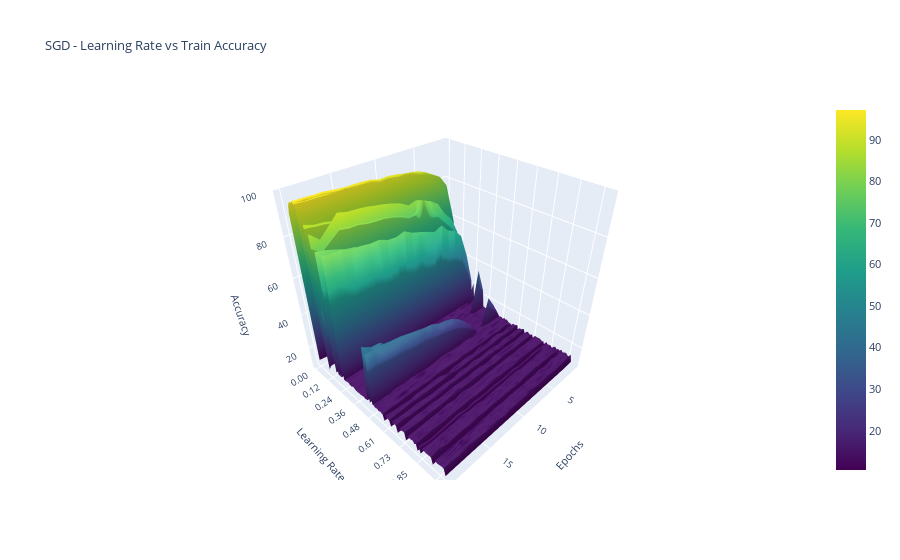
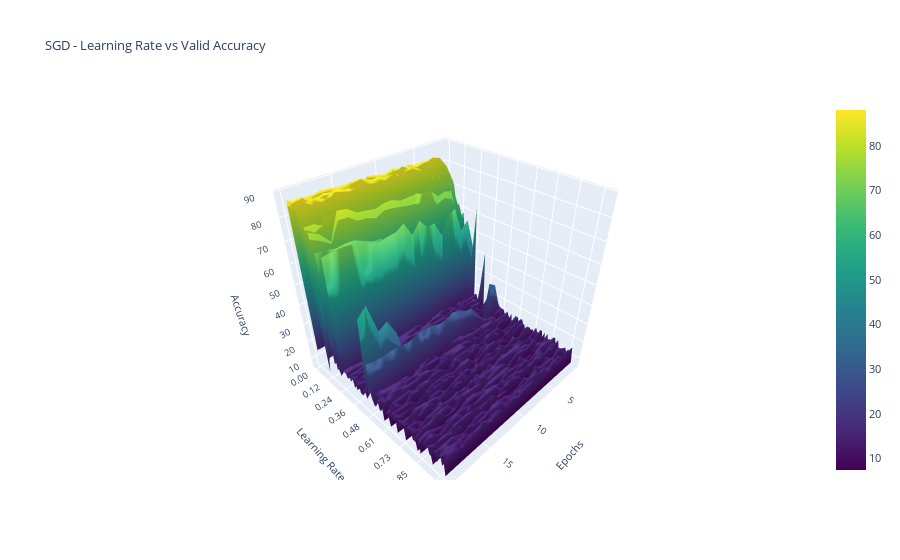
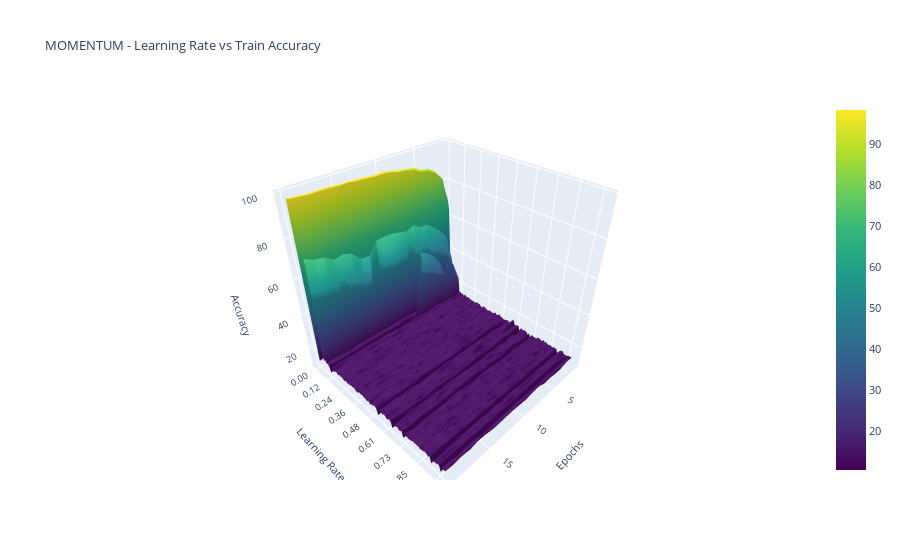
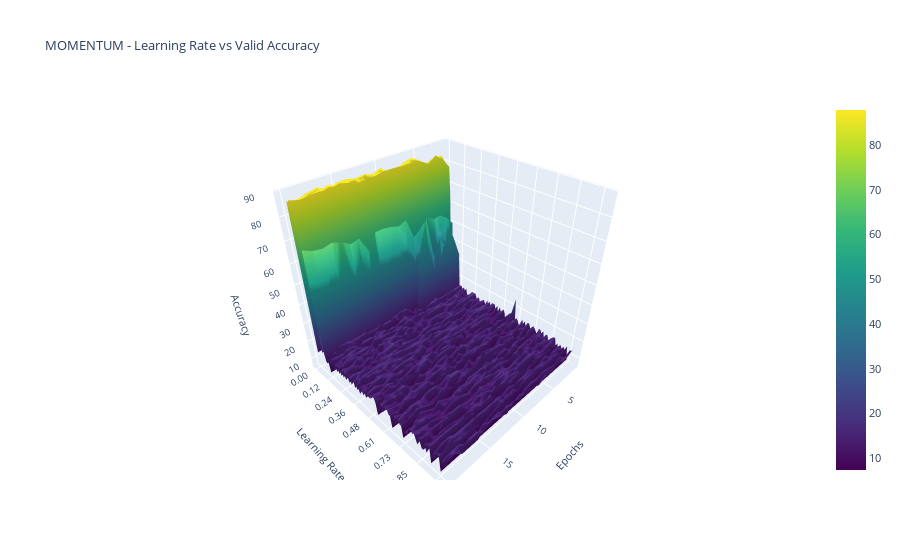

Here is the notebook cell these charts were saved with, in order:
### Code cell
import json
import numpy as np
import plotly.graph_objs as go

file_names = [
    "sgd_learningRate_ablation_train_accuracy.json",
    "sgd_learningRate_ablation_valid_accuracy.json",
    "momentum_learningRate_ablation_train_accuracy.json",
    "momentum_learningRate_ablation_valid_accuracy.json",
    "nag_learningRate_ablation_train_accuracy.json",
    "nag_learningRate_ablation_valid_accuracy.json",
    "rmsprop_learningRate_ablation_train_accuracy.json",
    "rmsprop_learningRate_ablation_valid_accuracy.json",
    "adaGrad_learningRate_ablation_train_accuracy.json",
    "adaGrad_learningRate_ablation_valid_accuracy.json",
    "adam_learningRate_ablation_train_accuracy.json",
    "adam_learningRate_ablation_valid_accuracy.json",
    "adamW_learningRate_ablation_train_accuracy.json",
    "adamW_learningRate_ablation_valid_accuracy.json",
    "lion_learningRate_ablation_train_accuracy.json",
    "lion_learningRate_ablation_valid_accuracy.json",
]

for file_name in file_names:
    with open(file_name, 'r') as file:
        data = json.load(file)

    # For the title, you can split the filename on "_" to get optimizer and metric
    title_info = file_name.split("_")
    optimizer = title_info[0]
    metric = title_info[-2]

    # Convert the accuracy data to a 2D NumPy array
    accuracy_data = np.array([values for lr, values in data.items()])

    # Create a 2D grid for X and Y (epochs and learning rates)
    epochs = np.arange(1, len(accuracy_data[0]) + 1)
    # learning_rates = np.array([float(lr) for lr in data.keys()])
    learning_rates = np.array([f"{float(lr):.2f}" for lr in data.keys()])
    learning_rates = np.array([(str(lr)) for lr in learning_rates])

    # Create a trace for the 3D surface plot
    trace = go.Surface(x=epochs, y=learning_rates, z=accuracy_data, colorscale='Viridis')

    # Define a common font size
    font_size = 10.5

    # Create a layout for the plot with adjusted font sizes
    layout = go.Layout(
        scene=dict(
            xaxis=dict(
                title='Epochs',
                titlefont=dict(size=font_size),
                tickfont=dict(size=font_size)
            ),
            yaxis=dict(
                title='Learning Rate',
                titlefont=dict(size=font_size),
                tickfont=dict(size=font_size)
            ),
            zaxis=dict(
                title='Accuracy',
                titlefont=dict(size=font_size),
                tickfont=dict(size=font_size)
            ),
        ),
        title=f'{optimizer.upper()} - Learning Rate vs {metric.capitalize()} Accuracy',
        titlefont=dict(size=font_size + 2),  # Slightly larger font for the main title
        font=dict(size=font_size)  # This sets the font size for other text elements like legend
    )

    # Create a figure and add the trace with the layout
    fig = go.Figure(data=[trace], layout=layout)

    # Display the interactive plot
    fig.show()

### Figure 1 — Plotly figure (JSON) as saved in the notebook; plotly's stock layout.template omitted (floating-point values rounded to 4 significant figures; data arrays with more than 128 entries replaced by an {"elided": "..."} marker saying what was removed)
{"data": [{"colorscale": [[0, "#440154"], [0.1111, "#482878"], [0.2222, "#3e4989"], [0.3333, "#31688e"], [0.4444, "#26828e"], [0.5556, "#1f9e89"], [0.6667, "#35b779"], [0.7778, "#6ece58"], [0.8889, "#b5de2b"], [1, "#fde725"]], "type": "surface", "x": [1, 2, 3, 4, 5, 6, 7, 8, 9, 10, 11, 12, 13, 14, 15, 16, 17, 18, 19, 20], "y": ["0.00", "0.01", "0.02", "0.03", "0.04", "0.05", "0.06", "0.07", "0.08", "0.09", "0.10", "0.11", "0.12", "0.13", "0.14", "0.15", "0.16", "0.17", "0.18", "0.19", "0.20", "0.21", "0.22", "0.23", "0.24", "0.25", "0.26", "0.27", "0.28", "0.29", "0.30", "0.31", "0.32", "0.33", "0.34", "0.35", "0.36", "0.37", "0.38", "0.39", "0.40", "0.41", "0.42", "0.43", "0.44", "0.45", "0.46", "0.47", "0.48", "0.49", "0.51", "0.52", "0.53", "0.54", "0.55", "0.56", "0.57", "0.58", "0.59", "0.60", "0.61", "0.62", "0.63", "0.64", "0.65", "0.66", "0.67", "0.68", "0.69", "0.70", "0.71", "0.72", "0.73", "0.74", "0.75", "0.76", "0.77", "0.78", "0.79", "0.80", "0.81", "0.82", "0.83", "0.84", "0.85", "0.86", "0.87", "0.88", "0.89", "0.90", "0.91", "0.92", "0.93", "0.94", "0.95", "0.96", "0.97", "0.98", "0.99", "1.00"], "z": {"elided": "100x20 float values"}}], "layout": {"font": {"size": 10.5}, "scene": {"xaxis": {"tickfont": {"size": 10.5}, "title": {"font": {"size": 10.5}, "text": "Epochs"}}, "yaxis": {"tickfont": {"size": 10.5}, "title": {"font": {"size": 10.5}, "text": "Learning Rate"}}, "zaxis": {"tickfont": {"size": 10.5}, "title": {"font": {"size": 10.5}, "text": "Accuracy"}}}, "title": {"font": {"size": 12.5}, "text": "SGD - Learning Rate vs Train Accuracy"}}}

### Figure 2 — Plotly figure (JSON) as saved in the notebook; plotly's stock layout.template omitted (floating-point values rounded to 4 significant figures; data arrays with more than 128 entries replaced by an {"elided": "..."} marker saying what was removed)
{"data": [{"colorscale": [[0, "#440154"], [0.1111, "#482878"], [0.2222, "#3e4989"], [0.3333, "#31688e"], [0.4444, "#26828e"], [0.5556, "#1f9e89"], [0.6667, "#35b779"], [0.7778, "#6ece58"], [0.8889, "#b5de2b"], [1, "#fde725"]], "type": "surface", "x": [1, 2, 3, 4, 5, 6, 7, 8, 9, 10, 11, 12, 13, 14, 15, 16, 17, 18, 19, 20], "y": ["0.00", "0.01", "0.02", "0.03", "0.04", "0.05", "0.06", "0.07", "0.08", "0.09", "0.10", "0.11", "0.12", "0.13", "0.14", "0.15", "0.16", "0.17", "0.18", "0.19", "0.20", "0.21", "0.22", "0.23", "0.24", "0.25", "0.26", "0.27", "0.28", "0.29", "0.30", "0.31", "0.32", "0.33", "0.34", "0.35", "0.36", "0.37", "0.38", "0.39", "0.40", "0.41", "0.42", "0.43", "0.44", "0.45", "0.46", "0.47", "0.48", "0.49", "0.51", "0.52", "0.53", "0.54", "0.55", "0.56", "0.57", "0.58", "0.59", "0.60", "0.61", "0.62", "0.63", "0.64", "0.65", "0.66", "0.67", "0.68", "0.69", "0.70", "0.71", "0.72", "0.73", "0.74", "0.75", "0.76", "0.77", "0.78", "0.79", "0.80", "0.81", "0.82", "0.83", "0.84", "0.85", "0.86", "0.87", "0.88", "0.89", "0.90", "0.91", "0.92", "0.93", "0.94", "0.95", "0.96", "0.97", "0.98", "0.99", "1.00"], "z": {"elided": "100x20 float values"}}], "layout": {"font": {"size": 10.5}, "scene": {"xaxis": {"tickfont": {"size": 10.5}, "title": {"font": {"size": 10.5}, "text": "Epochs"}}, "yaxis": {"tickfont": {"size": 10.5}, "title": {"font": {"size": 10.5}, "text": "Learning Rate"}}, "zaxis": {"tickfont": {"size": 10.5}, "title": {"font": {"size": 10.5}, "text": "Accuracy"}}}, "title": {"font": {"size": 12.5}, "text": "SGD - Learning Rate vs Valid Accuracy"}}}

### Figure 3 — Plotly figure (JSON) as saved in the notebook; plotly's stock layout.template omitted (floating-point values rounded to 4 significant figures; data arrays with more than 128 entries replaced by an {"elided": "..."} marker saying what was removed)
{"data": [{"colorscale": [[0, "#440154"], [0.1111, "#482878"], [0.2222, "#3e4989"], [0.3333, "#31688e"], [0.4444, "#26828e"], [0.5556, "#1f9e89"], [0.6667, "#35b779"], [0.7778, "#6ece58"], [0.8889, "#b5de2b"], [1, "#fde725"]], "type": "surface", "x": [1, 2, 3, 4, 5, 6, 7, 8, 9, 10, 11, 12, 13, 14, 15, 16, 17, 18, 19, 20], "y": ["0.00", "0.01", "0.02", "0.03", "0.04", "0.05", "0.06", "0.07", "0.08", "0.09", "0.10", "0.11", "0.12", "0.13", "0.14", "0.15", "0.16", "0.17", "0.18", "0.19", "0.20", "0.21", "0.22", "0.23", "0.24", "0.25", "0.26", "0.27", "0.28", "0.29", "0.30", "0.31", "0.32", "0.33", "0.34", "0.35", "0.36", "0.37", "0.38", "0.39", "0.40", "0.41", "0.42", "0.43", "0.44", "0.45", "0.46", "0.47", "0.48", "0.49", "0.51", "0.52", "0.53", "0.54", "0.55", "0.56", "0.57", "0.58", "0.59", "0.60", "0.61", "0.62", "0.63", "0.64", "0.65", "0.66", "0.67", "0.68", "0.69", "0.70", "0.71", "0.72", "0.73", "0.74", "0.75", "0.76", "0.77", "0.78", "0.79", "0.80", "0.81", "0.82", "0.83", "0.84", "0.85", "0.86", "0.87", "0.88", "0.89", "0.90", "0.91", "0.92", "0.93", "0.94", "0.95", "0.96", "0.97", "0.98", "0.99", "1.00"], "z": {"elided": "100x20 float values"}}], "layout": {"font": {"size": 10.5}, "scene": {"xaxis": {"tickfont": {"size": 10.5}, "title": {"font": {"size": 10.5}, "text": "Epochs"}}, "yaxis": {"tickfont": {"size": 10.5}, "title": {"font": {"size": 10.5}, "text": "Learning Rate"}}, "zaxis": {"tickfont": {"size": 10.5}, "title": {"font": {"size": 10.5}, "text": "Accuracy"}}}, "title": {"font": {"size": 12.5}, "text": "MOMENTUM - Learning Rate vs Train Accuracy"}}}

### Figure 4 — Plotly figure (JSON) as saved in the notebook; plotly's stock layout.template omitted (floating-point values rounded to 4 significant figures; data arrays with more than 128 entries replaced by an {"elided": "..."} marker saying what was removed)
{"data": [{"colorscale": [[0, "#440154"], [0.1111, "#482878"], [0.2222, "#3e4989"], [0.3333, "#31688e"], [0.4444, "#26828e"], [0.5556, "#1f9e89"], [0.6667, "#35b779"], [0.7778, "#6ece58"], [0.8889, "#b5de2b"], [1, "#fde725"]], "type": "surface", "x": [1, 2, 3, 4, 5, 6, 7, 8, 9, 10, 11, 12, 13, 14, 15, 16, 17, 18, 19, 20], "y": ["0.00", "0.01", "0.02", "0.03", "0.04", "0.05", "0.06", "0.07", "0.08", "0.09", "0.10", "0.11", "0.12", "0.13", "0.14", "0.15", "0.16", "0.17", "0.18", "0.19", "0.20", "0.21", "0.22", "0.23", "0.24", "0.25", "0.26", "0.27", "0.28", "0.29", "0.30", "0.31", "0.32", "0.33", "0.34", "0.35", "0.36", "0.37", "0.38", "0.39", "0.40", "0.41", "0.42", "0.43", "0.44", "0.45", "0.46", "0.47", "0.48", "0.49", "0.51", "0.52", "0.53", "0.54", "0.55", "0.56", "0.57", "0.58", "0.59", "0.60", "0.61", "0.62", "0.63", "0.64", "0.65", "0.66", "0.67", "0.68", "0.69", "0.70", "0.71", "0.72", "0.73", "0.74", "0.75", "0.76", "0.77", "0.78", "0.79", "0.80", "0.81", "0.82", "0.83", "0.84", "0.85", "0.86", "0.87", "0.88", "0.89", "0.90", "0.91", "0.92", "0.93", "0.94", "0.95", "0.96", "0.97", "0.98", "0.99", "1.00"], "z": {"elided": "100x20 float values"}}], "layout": {"font": {"size": 10.5}, "scene": {"xaxis": {"tickfont": {"size": 10.5}, "title": {"font": {"size": 10.5}, "text": "Epochs"}}, "yaxis": {"tickfont": {"size": 10.5}, "title": {"font": {"size": 10.5}, "text": "Learning Rate"}}, "zaxis": {"tickfont": {"size": 10.5}, "title": {"font": {"size": 10.5}, "text": "Accuracy"}}}, "title": {"font": {"size": 12.5}, "text": "MOMENTUM - Learning Rate vs Valid Accuracy"}}}
